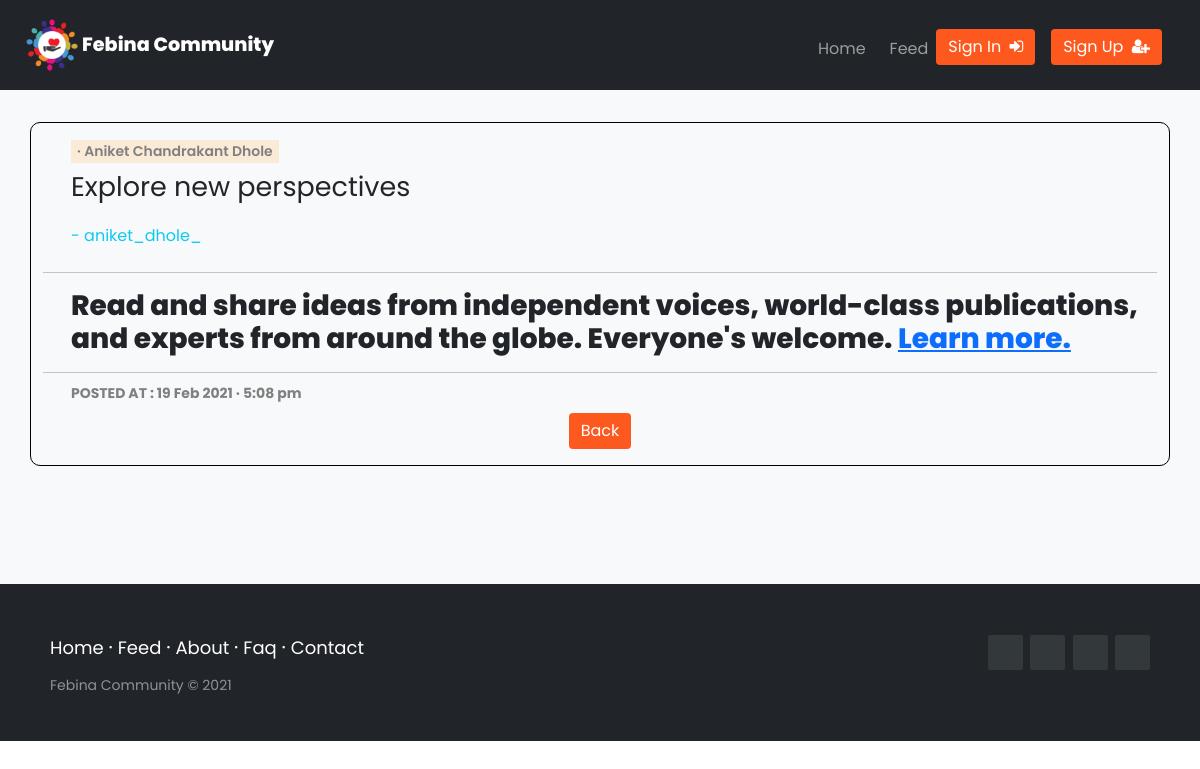
Screenshot of /readmore.php?postid=1 with the database file from the repository.
### tables this page shows
CREATE TABLE `user` (
  `sr_no` int(11) DEFAULT NULL,
  `name` varchar(30) DEFAULT NULL,
  `contact_number` bigint(20) DEFAULT NULL,
  `email` varchar(50) DEFAULT NULL,
  `address` varchar(50) DEFAULT NULL,
  `username` varchar(50) NOT NULL,
  `password` varchar(12) DEFAULT NULL,
  `seckey` bigint(20) DEFAULT NULL,
  `otp` int(11) DEFAULT NULL
);

CREATE TABLE `posts` (
  `name` varchar(30) DEFAULT NULL,
  `username` varchar(50) DEFAULT NULL,
  `posttitle` longtext DEFAULT NULL,
  `post` longtext DEFAULT NULL,
  `postid` bigint(20) NOT NULL,
  `posted_at` datetime DEFAULT NULL,
  `img_path` varchar(500) DEFAULT 'https://images.pexels.com/photos/1680172/pexels-photo-1680172.jpeg?auto=compress&cs=tinysrgb&dpr=2&h=750&w=1260'
);

### readmore.php (the view, shortened to what this page needs)
<?php
    include('./database/db.php');
    include('header.php');
    if (isset($_GET['postid']))
    {
        $query = "select * from posts where postid='".$_GET['postid']."'";
        $result = mysqli_query($conn,$query);
        if ($result)
        {
            $row = mysqli_fetch_assoc($result);
            $query = "select name from user where username='".$row['username']."'";
            $result1 = mysqli_query($conn,$query);
            if ($result1)
            {
                $row1 = mysqli_fetch_assoc($result1);
                $monthArray = Array("Jan","Feb","Mar","Apr","May","Jun","Jul","Aug","Sep","Oct","Nov","Dec");
                $date = explode(" ",$row['posted_at']);
                $time = date("g:i a", strtotime($date[1]));
                $d = date("d/m/Y",strtotime($date[0]));
                $months = explode("/",$d);
                $m = (int)$months[1];
?>
<main class="bg-light">
<div class="container mt-2 mb-3" style="border:solid 1px black;border-radius:10px;">
    <div class="container mt-3 ms-3">
        <button type="button" style="font-weight:520;font-size:14px;color:grey;background-color:antiquewhite;border:none;" data-bs-toggle="tooltip" data-bs-html="true" title="Author">
        · <?php echo $row1['name']; ?>
        </button>
        <p class="mt-1" style="font-size: 27px;"><?php echo $row['posttitle']; ?><p>
        <a class="link-info" style="text-decoration:none;" href=<?php echo "/Febina/Members-Portal/profile/".$row['username']; ?>>- <?php echo $row['username']; ?></a>
    </div>
    <div class="mt-1 bg-light">
        <hr class="my-2">
        <div class="container ms-3 md-4">
        <p><?php echo $row['post']; ?></p>
        </div>
        <hr class="my-2">
    </div>
    <div class="container ms-3 mt-1">
        <small style="color:gray;font-weight:650;">
                POSTED AT : <?php echo $months[0]." ".$monthArray[$m-1]." ".$months[2]; ?>  ·  <?php echo $time; ?>
        </small>
    </div>
    <div class="d-flex justify-content-center mt-2">
        <p class="lead">
                <a class="btn btn-primary" href="/Febina/Members-Portal/feed" role="button">Back</a>
        </p>
    </div>
</div>
</main>
<?php
            }
        }
        else
        {
            header('Location: /Febina/Members-Portal/feed');
        }
    }
    else
    {
        header('Location: /Febina/Members-Portal/feed');
    }
?>
<?php
    include('footer.php');
?>

### header.php (shortened to what this page needs)
<!DOCTYPE html>
<html lang="en">
<head>
    <link href="https://cdn.jsdelivr.net/npm/bootstrap@5.0.0-beta1/dist/css/bootstrap.min.css" rel="stylesheet">
    <link rel="stylesheet" href="/Febina/Members-Portal/assets/css/style.css">
    <link rel="stylesheet" href="https://cdnjs.cloudflare.com/ajax/libs/slick-carousel/1.8.1/slick.css" />
    <link rel="stylesheet" href="https://cdnjs.cloudflare.com/ajax/libs/slick-carousel/1.8.1/slick-theme.css" />
    <link rel="stylesheet" href="https://unpkg.com/aos@next/dist/aos.css" />
    <link rel="stylesheet" href="https://cdnjs.cloudflare.com/ajax/libs/MaterialDesign-Webfont/5.9.55/css/materialdesignicons.min.css" />
    <link rel="stylesheet" href="https://cdnjs.cloudflare.com/ajax/libs/font-awesome/4.7.0/css/font-awesome.min.css">
    <link rel="stylesheet" href="https://cdn.jsdelivr.net/npm/@animxyz/core@0.4.0/dist/animxyz.min.css">
    </head>
<body>
    <nav class="navbar sticky navbar-expand-lg navbar-light bg-light navbar-dark bg-dark">
        <div class="container-fluid">
            <a class="navbar-brand" href="index">
                <img src="/Febina/Members-Portal/assets/img/logo.png" alt="" width="60" height="60" class="d-inline-block align-top"> <span style="font-weight:800;">Febina Community</span> </a>
            <div class="collapse navbar-collapse" id="navbarText">
                <ul class="navbar-nav ms-auto mb-2 mb-lg-0">
                    <li class="nav-item">
                        <a class="nav-link me-2 mt-2" aria-current="page" href="/Febina/Members-Portal/index">Home <i class="mdi mdi-home"></i></a>
                    </li>
                    <li class="nav-item mt-2">
                            <a class="nav-link" href="/Febina/Members-Portal/feed">Feed <i class="mdi mdi-television-guide"></i></a>
                    </li>
                    <?php
                    if (isset($_SESSION['status'])) {
                    ?>
                        <li class="nav-item mt-2">
                            <a class="nav-link" href="/Febina/Members-Portal/addpost">Add Post <i class="mdi mdi-pen"></i></a>
                        </li>
                        <li class="nav-item mt-2">
                            <a class="nav-link" href="/Febina/Members-Portal/profile">Profile <i class="mdi mdi-account"></i></a>
                        </li>
                        <li class="nav-item mt-2">
                            <a class="nav-link" href="/Febina/Members-Portal/members">Members <i class="fa fa-users ms-1"></i></a>
                        </li>
                        <li class="nav-item mt-2">
                            <form action="/Febina/Members-Portal/code" method="post">
                                <input type="hidden" name="username" value="<?php echo $_SESSION['username']; ?>">
                                <button class="btn btn-primary" type="submit" name="logout">Sign Out <i class="fa fa-sign-out ms-1" aria-hidden="true"></i></button>
                            </form>
                        </li>
                    <?php
                    } else {
                    ?>
                        <li class="nav-item me-3 mt-2">
                            <a class="btn btn-primary" href="/Febina/Members-Portal/signin">Sign In <i class="fa fa-sign-in ms-1" aria-hidden="true"></i></a>
                        </li>
                        <li class="nav-item me-3 mt-2">
                            <a href="/Febina/Members-Portal/signup" class="btn btn-primary">Sign Up <i class="fa fa-user-plus ms-1"></i></a>
                        </li>
                    <?php
                    }
                    ?>
                </ul>
            </div>
        </div>
    </nav>

### footer.php (shortened to what this page needs)
<footer class="footer-distributed">
    <div class="footer-right">
        <a href="#"><span class="mdi mdi-facebook"></span></a>
        <a href="#"><span class="mdi mdi-twitter"></span></a>
        <a href="#"><span class="mdi mdi-linkedin"></span></a>
        <a href="#"><span class="mdi mdi-instagram"></span></a>
    </div>
    <div class="footer-left">
        <p class="footer-links">
            <a class="link-1" href="#">Home </a>
            <a href="#">Feed</a>
            <a href="#">About</a>
            <a href="#">Faq</a>
            <a href="#">Contact</a>
        </p>
        <p>Febina Community &copy; 2021</p>
    </div>
</footer>
<link rel="stylesheet" href="//cdn.datatables.net/1.10.23/css/jquery.dataTables.min.css">
</body>
</html>

### assets/css/style.css (style rules this page uses)
* { box-sizing: border-box; font-family: 'Poppins', sans-serif; }
html, body { overflow-x: hidden; }
main { padding-top: 90px !important; min-height: 70vh; }
h1, h2, h3, h4, h5, h6 { font-weight: 800; }
.btn { background: rgb(253, 89, 30) !important; border: none; }
.navbar { padding: 10px 10px; }
.sticky { position: fixed; top: 0; width: 100%; z-index: 9999; }
.navbar-brand { display: flex !important; align-items: center; font-size: 1.2em; }
.footer-distributed { background-color: #212529; box-shadow: 0 1px 1px 0 rgba(0, 0, 0, 0.12); box-sizing: border-box; width: 100%; text-align: left; font: normal 16px sans-serif; padding: 45px 50px; }
.footer-distributed .footer-left p { color: #8f9296; font-size: 14px; margin: 0; }
.footer-distributed p.footer-links { font-size: 18px; color: #ffffff; margin: 0 0 10px; padding: 0; transition: ease .25s; }
.footer-distributed p.footer-links a { display: inline-block; line-height: 1.8; text-decoration: none; color: inherit; transition: ease .25s; }
.footer-distributed .footer-links a:before { content: "·"; font-size: 20px; left: 0; color: #fff; display: inline-block; padding-right: 5px; }
.footer-distributed .footer-links .link-1:before { content: none; }
.footer-distributed .footer-right { float: right; margin-top: 6px; max-width: 180px; }
.footer-distributed .footer-right a { display: inline-block; width: 35px; height: 35px; background-color: #33383b; border-radius: 2px; font-size: 20px; color: #ffffff; text-align: center; line-height: 35px; margin-left: 3px; transition: all .25s; }

### rows the page displays
user: name "Aniket Chandrakant Dhole"
posts: posttitle "Explore new perspectives", username "aniket_dhole_", post "Read and share ideas from independent voices, world-class publications, and experts from around the globe. Everyone's welcome. Learn more.", posted_at "19", posted_at "Feb", posted_at "2021", posted_at "5:08 pm"
